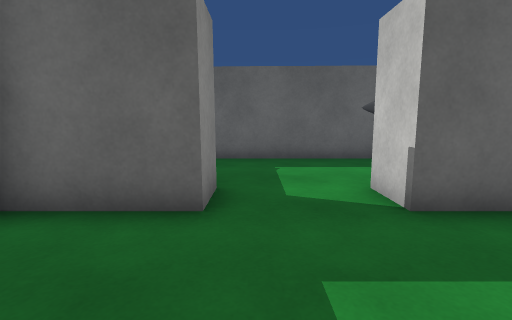
[1] (above)

14 first-person views from a walk through a scene from a Unity 3-D project. The camera is 1.2 m above the floor, tilts 8° down and sees 85° across. The floor is counted in squares, 1 m on a side. Each view is taken from the middle of a square. On the plan, view 1 faces up. The plan holds only what a view shows up to about 13 squares ahead; the rest is blank. The player is left out. Some surface patterns are stand-ins.

[2]
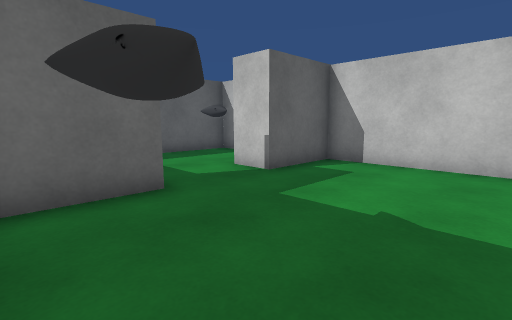

[3]
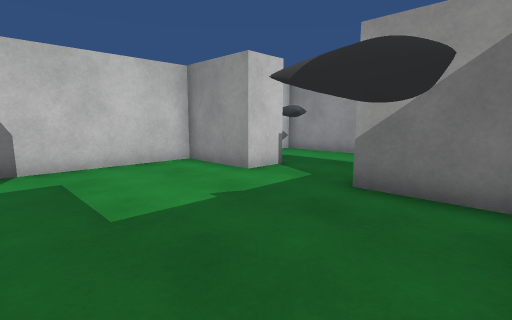

[4]
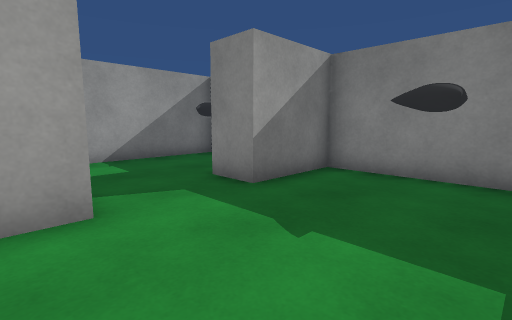

[5]
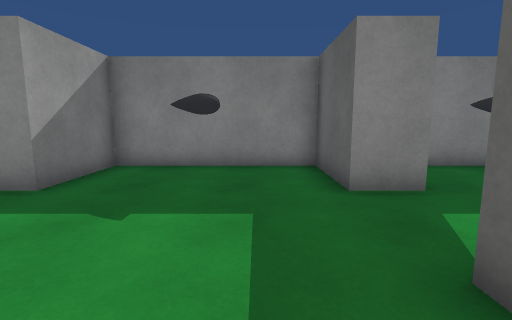

[6]
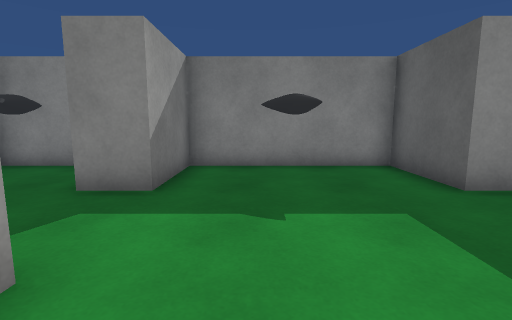

[7]
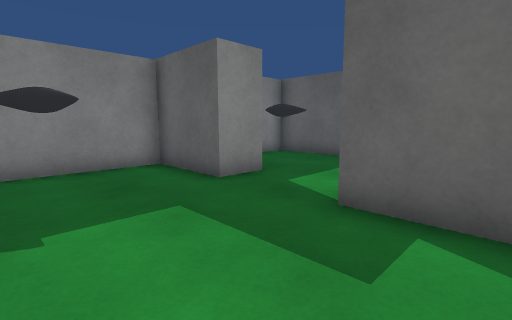

[8]
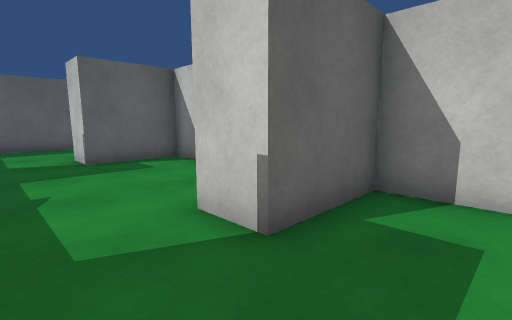

[9]
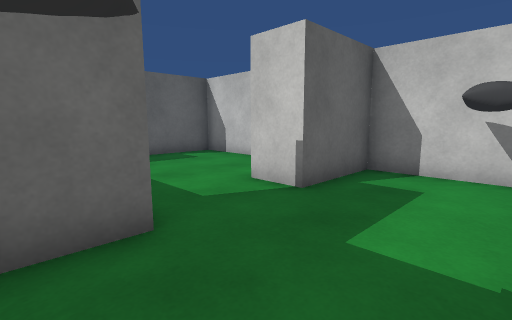

[10]
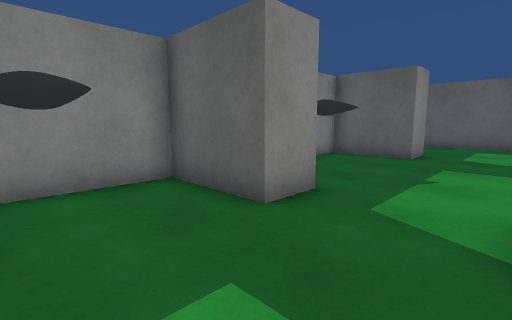

[11]
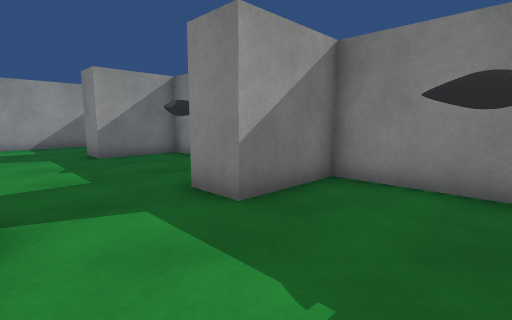

[12]
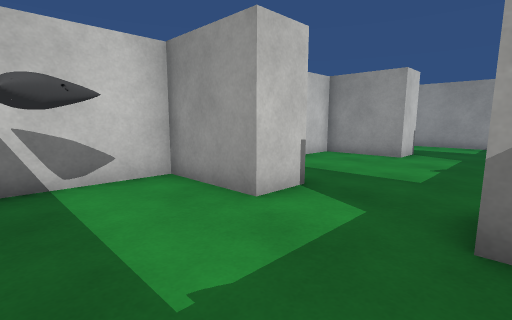

[13]
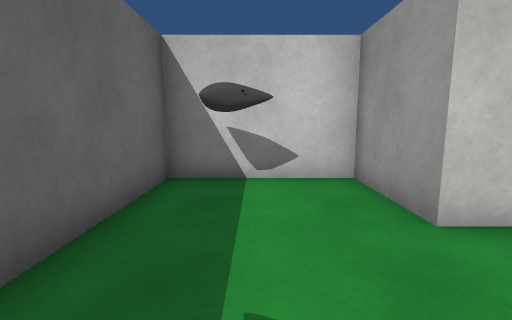

[14]
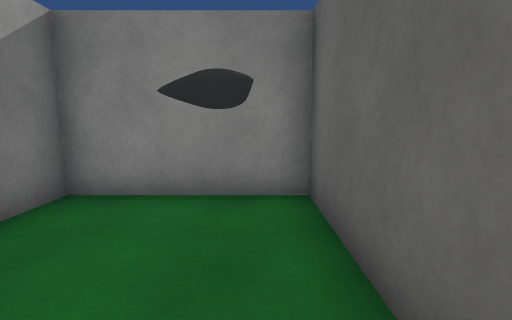

### Floor plan
Ten units are one square. View 1 is at (0, 0); x grows to the right and y downward. Boxes are objects, and circles mark ways between rooms. Rooms are numbered by the first view taken in them; rooms with no view inside come last. Other rooms are left out.
<svg viewBox="-39 -94 92 168">
<path fill="none" stroke="#000" d="M-7 -36 -34 -36 -34 18 -7 18M21 18 48 18 48 -36 21 -36M-7 18 -7 31 -34 31 -34 69 48 69 48 31 21 31 21 18M21 -36 21 -49 48 -49 48 -89 -34 -89 -34 -49 -7 -49 -7 -36"/>
<circle cx="5" cy="25" r="3" fill="#2a7"/>
<circle cx="5" cy="-45" r="3" fill="#2a7"/>
<text x="0" y="-10">1</text>
<text x="0" y="50">2</text>
<text x="0" y="-70">3</text>
</svg>
Room 1 opens to room 2. Room 1 opens to room 3.

Where each view was taken, in squares from view 1:
view 1: 0 up, 0 right, facing up
view 2: 1 down, 3 left, facing up-right
view 3: 3 up, 3 left, facing down-right
view 4: 2 up, 3 right, facing down-left
view 5: 2 up, 4 right, facing left
view 6: 0 up, 4 right, facing left
view 7: 0 up, 4 right, facing up-left
view 8: 5 down, 0 right, facing up-right
view 9: 6 down, 2 left, facing up-right
view 10: 6 down, 2 right, facing up-left
view 11: 8 up, 2 right, facing down-left
view 12: 8 up, 1 left, facing down-right
view 13: 7 up, 1 left, facing right
view 14: 8 up, 1 right, facing left
